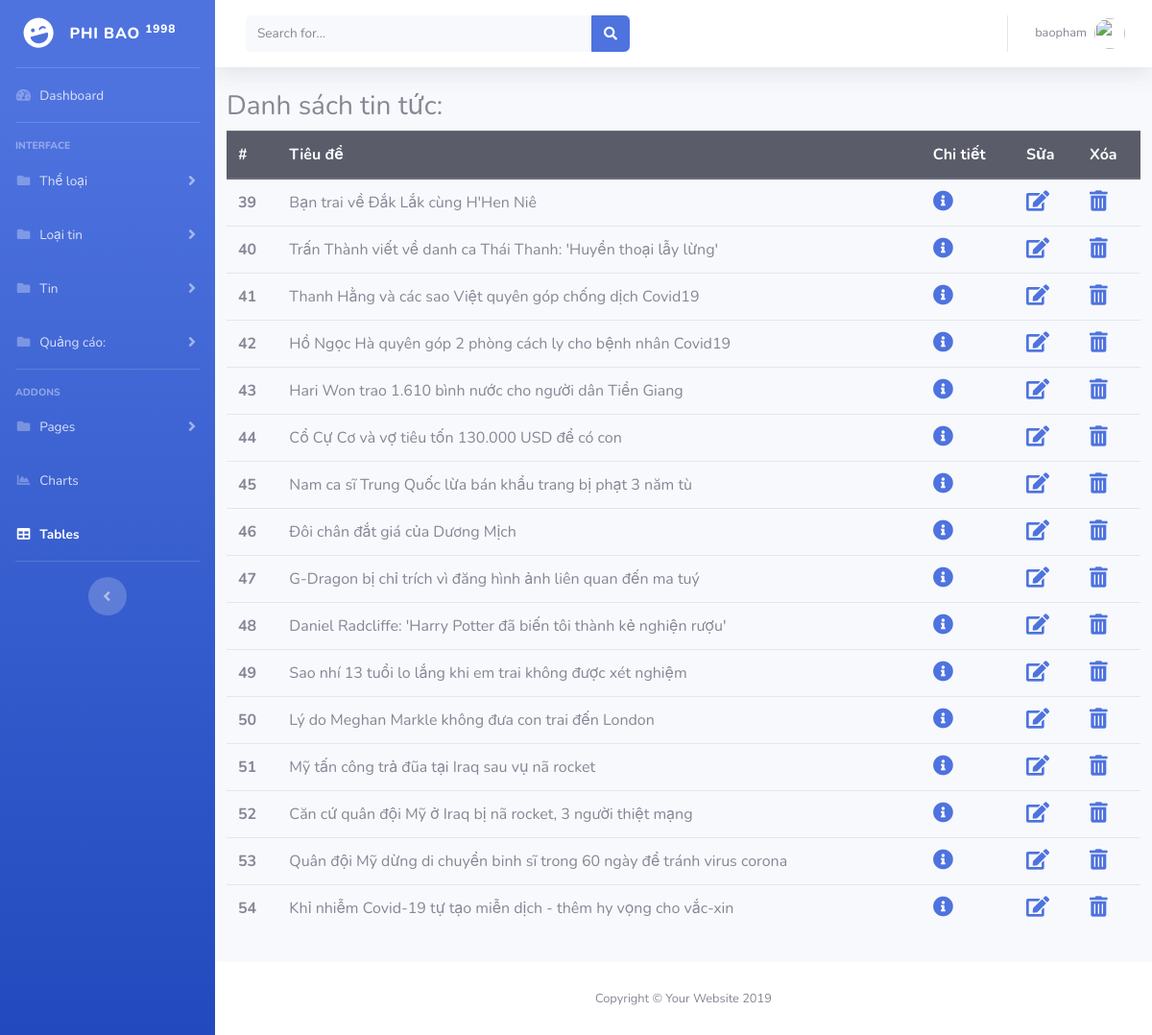
Page /admin_news/listTinTuc.php (signed in) on the committed database.
### tables this page shows
CREATE TABLE `tintuc` (
  `idTinTuc` int(11) NOT NULL,
  `TieuDe` varchar(200) NOT NULL,
  `TieuDeKhongDau` varchar(200) NOT NULL,
  `TomTat` text NOT NULL,
  `NoiDung` text NOT NULL,
  `HinhAnh` varchar(200) NOT NULL,
  `NoiBat` int(11) NOT NULL,
  `idLoaiTin` int(11) NOT NULL,
  `idTacGia` int(11) NOT NULL,
  `NgayDang` date NOT NULL
);

### admin_news/listTinTuc.php (the view, shortened to what this page needs)
<?php session_start();
	  include 'incl/header.php';
	  include 'connect/conn.php';
 ?>
	<div class="row">
		<h3>Danh sách tin tức:	</h3>
		<div class="table">
			<table class="table">
			  <thead class="thead-dark">
			    <tr>
			      <th scope="col">#</th>
			      <th scope="col">Tiêu đề</th>
			      <th scope="col">Chi tiết</th>
			      <th scope="col">Sửa</th>
			      <th scope="col">Xóa</th>
			    </tr>
			  </thead>
			  <tbody>
			  		<?php
			  			$sql = "SELECT * FROM tintuc";
			  			$result = mysqli_query($conn,$sql);
			  			if (mysqli_num_rows($result)>0) {
			  				while ($rows=mysqli_fetch_assoc($result)) {
			  				   ?>
			  				   <tr>
							      <th scope="row"><?php echo $rows['idTinTuc']; ?></th>
							      <td><?php echo $rows['TieuDe']; ?></td>
							      <td><a href="ChiTietTin.php?id=<?php echo $rows['idTinTuc']; ?>"><i class="fas fa-info-circle fa-lg"></i></a></td>
							      <td><a href="SuaTin.php?id=<?php echo $rows['idTinTuc']; ?>"><i class="fas fa-edit fa-lg"></i></a></td>
							      <td><a href="XoaTin.php?id=<?php echo $rows['idTinTuc']; ?>"><i class="fas fa-trash-alt fa-lg"></i></a></td>
							    </tr>
			  				   <?php
			  				}
			  			}
		  		 ?>
 	 		</tbody>
		</table>
	</div>
</div>
<?php include 'incl/footer.php'; ?>

### rows in the picture
tintuc: idTinTuc "39", TieuDe "Bạn trai về Đắk Lắk cùng H'Hen Niê"
tintuc: idTinTuc "40", TieuDe "Trấn Thành viết về danh ca Thái Thanh: 'Huyền thoại lẫy lừng'"
tintuc: idTinTuc "41", TieuDe "Thanh Hằng và các sao Việt quyên góp chống dịch Covid19"
tintuc: idTinTuc "42", TieuDe "Hồ Ngọc Hà quyên góp 2 phòng cách ly cho bệnh nhân Covid19"
tintuc: idTinTuc "43", TieuDe "Hari Won trao 1.610 bình nước cho người dân Tiền Giang"
tintuc: idTinTuc "44", TieuDe "Cổ Cự Cơ và vợ tiêu tốn 130.000 USD để có con"
tintuc: idTinTuc "45", TieuDe "Nam ca sĩ Trung Quốc lừa bán khẩu trang bị phạt 3 năm tù"
tintuc: idTinTuc "46", TieuDe "Đôi chân đắt giá của Dương Mịch"
tintuc: idTinTuc "47", TieuDe "G-Dragon bị chỉ trích vì đăng hình ảnh liên quan đến ma tuý"
tintuc: idTinTuc "48", TieuDe "Daniel Radcliffe: 'Harry Potter đã biến tôi thành kẻ nghiện rượu'"
tintuc: idTinTuc "49", TieuDe "Sao nhí 13 tuổi lo lắng khi em trai không được xét nghiệm"
tintuc: idTinTuc "50", TieuDe "Lý do Meghan Markle không đưa con trai đến London"
tintuc: idTinTuc "51", TieuDe "Mỹ tấn công trả đũa tại Iraq sau vụ nã rocket"
tintuc: idTinTuc "52", TieuDe "Căn cứ quân đội Mỹ ở Iraq bị nã rocket, 3 người thiệt mạng"
tintuc: idTinTuc "53", TieuDe "Quân đội Mỹ dừng di chuyển binh sĩ trong 60 ngày để tránh virus corona"
tintuc: idTinTuc "54", TieuDe "Khỉ nhiễm Covid-19 tự tạo miễn dịch - thêm hy vọng cho vắc-xin"

### other values in the picture
$_SESSION['user'] "baopham"
